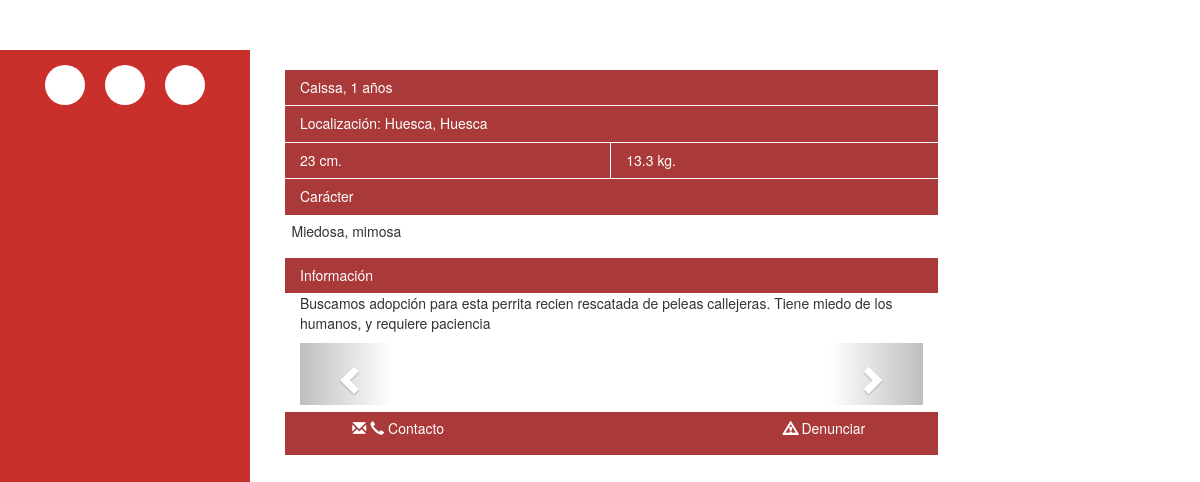
The app's page /codigo/damelapatita/paginas/fichaAnimal.php?id=1 with its own data.
### tables this page shows
create table animales(
    id int auto_increment primary key,
    tipo int references tipo_animal(id),
    usuario int references usuarios(id),
    nombre varchar(30),
    sexo varchar(11),
    edad int,
    caracter varchar(255),
    informacion text,
    peso double,
    altura int,
    calle varchar(100),
    localidad varchar(50),
    provincia varchar(50),
    latitud double,  
    longitud double,  
    tlfn1 varchar(12),
    tlfn2 varchar(12),
    estado int  
);

### codigo/damelapatita/lib/gestionAnimales.php (called while the page is built, shortened)
<?php
function verAnimal($idAnimal){
    $conn = conectar();
    $sql = "select * "
            . "from animales "
            . "where id = ?;";
    $stmt = $conn->prepare($sql);
    $stmt->bindParam(1, $idAnimal, PDO::PARAM_INT);
    return $stmt;
}
function verFotosAnimales($idAnimal){
    $conn = conectar();
    $sql = "select * "
            . "from fotos_animales "
            . "where animal = ?;";
    $stmt = $conn->prepare($sql);
    $stmt->bindParam(1, $idAnimal, PDO::PARAM_INT);
    return $stmt;
}

### codigo/damelapatita/lib/formatos.php (called while the page is built, shortened)
<?php
function monthToYear($meses){
   return round($meses/12);
}
function cadenaEdad($meses){
   if ($meses > 11){
       return monthToYear($meses) . " años";
   }
   else{
       return $meses . " meses";
   }
}
function cambiarCadenasNulas($original, $siNulo){
    if ($original == NULL) {
        return $siNulo;
    } else {
        return $original;
    }
}
function indicarPeso($peso){
    if ($peso == NULL){
        return "Peso desconocido";
    }
    else{
        return $peso . " kg.";
    }
}
function indicarAltura($altura){
    if ($altura == NULL){
        return "Altura desconocida";
    }
    else{
        return $altura. " cm.";
    }
}

### codigo/damelapatita/paginas/fichaAnimal.php (the view, shortened to what this page needs)
<!DOCTYPE html>
<?php
    include_once ("../lib/gestionAnimales.php");
    include_once ("../lib/formatos.php");
    if (isset($_GET['id']))
        $idAnimal = $_GET['id'];
    else
        header('location: /damelapatita/index.php');
?>
<html lang="es" data-ng-app="secciones" itemscope itemtype="http://schema.org/Organization">
    <head>
        <link href="/damelapatita/css/bootstrap.min.css" rel="stylesheet" media="screen">
        <link rel="stylesheet" href="http://netdna.bootstrapcdn.com/font-awesome/3.1.1/css/font-awesome.css">
        <link rel="stylesheet" href="/damelapatita/css/misEstilos/estilosPrincipales.css" media="screen">
        <link rel="stylesheet" href="/damelapatita/css/misEstilos/cabecera.css" media="screen">
        <link rel="stylesheet" href="/damelapatita/css/misEstilos/informacion.css" media="screen">
        <link rel="stylesheet" href="/damelapatita/css/misEstilos/redesSociales.css" media="screen">
        <link rel="stylesheet" href="/damelapatita/css/misEstilos/anuncios.css">
        <link rel="stylesheet" href="/damelapatita/css/misEstilos/fichaAnimal.css">
    </head>
    <body>
        <div id="wrapper">
            <div id="sidebar-wrapper" class="hidden-xs">
                <ul class="sidebar-nav">
                    <div class="caja-redes">
                        <a href="http://twitter.com/share?text=Dame%20la%20patita" class="icon-button twitter" id="twitter-popup">
                        </a>
                        <a href="http://www.facebook.com/sharer.php?u=http://127.0.0.1:15051/index.html" class="icon-button facebook" id="facebook-popup">
                        </a>
                        <a href="https://plus.google.com/share?url=http://127.0.0.1:15051/index.html" class="icon-button google-plus" id="plus-popup">
                        </a>
                    </div>
                </ul>
            </div>
            <div id="page-content-wrapper">
                <div class="container-fluid">
                    <div class="row">
                        <div class="col-md-9" id="barrica">
                            <?php
                            $stmt = verAnimal($idAnimal);
                            $stmt->execute();
                            $row = $stmt->fetch();
                            $nombreAnimal = cambiarCadenasNulas($row['nombre'], "Nombre desconocido");
                            if ($row['edad'] == null){
                                $edadAnimal = "edad desconocida";
                            }
                            else{
                                $edadAnimal = cadenaEdad($row['edad']);
                            }
                            if ($row['calle'] == NULL){
                                $situacion = "Localización: " . $row['localidad'] . ", " . $row['provincia'];
                            }
                            else{
                                $situacion = "Localización: " . $row['calle'] . ", " . $row['localidad'] . ", " . $row['provincia'];
                            }
                            $alturaAnimal = indicarAltura($row['altura']);
                            $pesoAnimal = indicarPeso($row['peso']);
                            $caracterAnimal = cambiarCadenasNulas($row['caracter'], "Caracter desconocido");
                            $informacionAnimal = utf8_decode(cambiarCadenasNulas($row['informacion'], "Sin descripcion"));
                            echo '<div class="col-xs-12 fondoSeccion" id="nombre">';
                            echo '<h5>' . $nombreAnimal . ', ' . $edadAnimal .'</h5>';
                            echo '</div>';
                            echo '<div class="col-xs-12 fondoSeccion" id="ubicacion">';
                            echo '<h5>' . $situacion .'</h5>';
                            echo '</div>';
                            echo '<div class="col-xs-6 fondoSeccion" id="altura">';
                            echo '<h5>' . $alturaAnimal . '</h5>';
                            echo '</div>';
                            echo '<div class="col-xs-6 fondoSeccion" id="peso">';
                            echo '<h5>' . $pesoAnimal . '</h5>';
                            echo '</div>';
                            echo '<div class="col-xs-12 fondoSeccion" id="caracteristicasTitulo">';
                            echo '<h5>Carácter</h5>';
                            echo '</div>';
                            echo '<div class="col-xs-12" id="caracteristicasContenido">';
                            echo '<p>' . $caracterAnimal .'</p>';
                            echo '</div>';
                            echo '<div class="col-xs-12 fondoSeccion" id="descripcionTitulo">';
                            echo '<h5>Información</h5>';
                            echo '</div>';
                            echo '<div class="col-xs-12" id="descripcionContenido">';
                            echo '<p>' . $informacionAnimal . '</p>';
                            echo '</div>';
                            $stmt = verFotosAnimales($idAnimal);
                            $stmt->execute();
                            $contador = $stmt->rowCount();
                            if ($contador > 0){
                            ?>
                            <div class="col-xs-12">
                                <div id="carousel-1" class="carousel slide" data-ride="carousel">
                                    <div class="carousel-inner" role="listbox">
                                    </div>
                                    <a href="#carousel-1" class="left carousel-control" role="button" data-slide="prev">
                                        <span class="glyphicon glyphicon-chevron-left" aria-hidden="true"></span>
                                    </a>
                                    <a href="#carousel-1" class="right carousel-control" role="button" data-slide="next">
                                        <span class="glyphicon glyphicon-chevron-right" aria-hidden="true"></span>
                                    </a>
                                </div>
                            </div>
                            <?php
                            }
                            ?>
                            <div class="col-xs-12 fondoSeccion" id="contacto">
                                <div class="col-xs-12 col-sm-4 col-md-4" id="contactoAdopcion">
                                    <a href="#contactoModal" data-toggle="modal" id="enlaceModal">
										<span class="glyphicon glyphicon-envelope"></span>
										<span class="glyphicon glyphicon-earphone"></span> Contacto
                                    </a>
                                </div>
                                <div class="col-xs-12 col-sm-4 col-md-4" id="contactoSocial">
                                    <?php
                                    echo '<a href="http://www.facebook.com/sharer.php?u=http://localhost/damelapatita/paginas/fichaAnimal.php?id=' . $idAnimal . '" target="_blank" id="facebook-popup">'
                                            . '<i class="icon-facebook"></i>'
                                            . '</a>';
                                    echo '<a href="https://plus.google.com/share?url=http://localhost/damelapatita/paginas/fichaAnimal.php?id=' . $idAnimal . '" target="_blank" id="plus-popup">'
                                            . '<i class="icon-google-plus"></i>'
                                            . '</a>';
                                    ?>
                                </div>
                                <div class="col-xs-12 col-sm-4 col-md-4" id="contactoDenunciar">
                                    <a href="#denunciaModal" data-toggle="modal" id="enlaceModal2">
                                        <span class="glyphicon glyphicon-warning-sign"></span> Denunciar
                                    </a>
                                </div>
                            </div>
                        </div>
                        <div class="col-xs-12 col-md-3">
                        </div>
                    </div>
                </div>
            </div>
        </div>
    </body>
</html>

### codigo/damelapatita/css/misEstilos/estilosPrincipales.css (style rules this page uses)
body, html { height: 100%; }
body { padding-top: 50px; }
#wrapper { padding-left: 0; -webkit-transition: all 0.5s ease; -moz-transition: all 0.5s ease; -o-transition: all 0.5s ease; transition: all 0.5s ease; }
#page-content-wrapper { width: 100%; position: absolute; padding: 15px; }

### codigo/damelapatita/css/misEstilos/informacion.css (style rules this page uses)
#sidebar-wrapper { z-index: 1000; position: fixed; left: 250px; width: 0; height: 100%; margin-left: -250px; overflow-y: auto; background: #000; -webkit-transition: all 0.5s ease; -moz-transition: all 0.5s ease; -o-transition: all 0.5s ease; transition: all 0.5s ease; background-color: #c9302c; }
@media (min-width:768px) { #wrapper { padding-left: 250px; } }
@media (min-width:768px) { #sidebar-wrapper { width: 250px; } }
@media (min-width:768px) { #page-content-wrapper { padding: 20px; position: relative; } }
.sidebar-nav { position: absolute; top: 0; margin: 0; padding: 0; list-style: none; }

### codigo/damelapatita/css/misEstilos/redesSociales.css (style rules this page uses)
.caja-redes { margin: 0 auto; padding: 15px; position: relative; width: 250px; text-align: center; }
.caja-redes a { text-align: center; font-size: 20px; }
.icon-button { background-color: #fff; border-radius: 2em; display: inline-block; height: 2em; line-height: 2em; margin: 0 8px; position: relative; width: 2em; }

### codigo/damelapatita/css/misEstilos/fichaAnimal.css (style rules this page uses)
.fondoSeccion { background-color: #aa3939; color: #fff; }
#nombre, #ubicacion, #altura, #peso { border-bottom: #fff 1px solid; }
#altura { border-right: #fff 1px solid; }
#caracteristicasContenido { padding: 1%; text-align: justify; }
#contacto { margin-top: 1%; padding: 1%; }
#contacto { text-align: center; }
#contactoSocial a { padding-left: 5%; font-size: 1.5em; transition-duration: 0.1s; color: #fff; text-decoration: none; }
#contactoAdopcion a { text-decoration: none; color: #fff; }
#contactoDenunciar a { color: #fff; text-decoration: none; }

### records on screen
animales: nombre "Caissa", edad "1 años", situacion "Localización: Huesca, Huesca", altura "23 cm.", peso "13.3 kg.", caracter "Miedosa, mimosa", informacion "Buscamos adopción para esta perrita recien rescatada de peleas callejeras. Tiene miedo de los humanos, y requiere paciencia"
